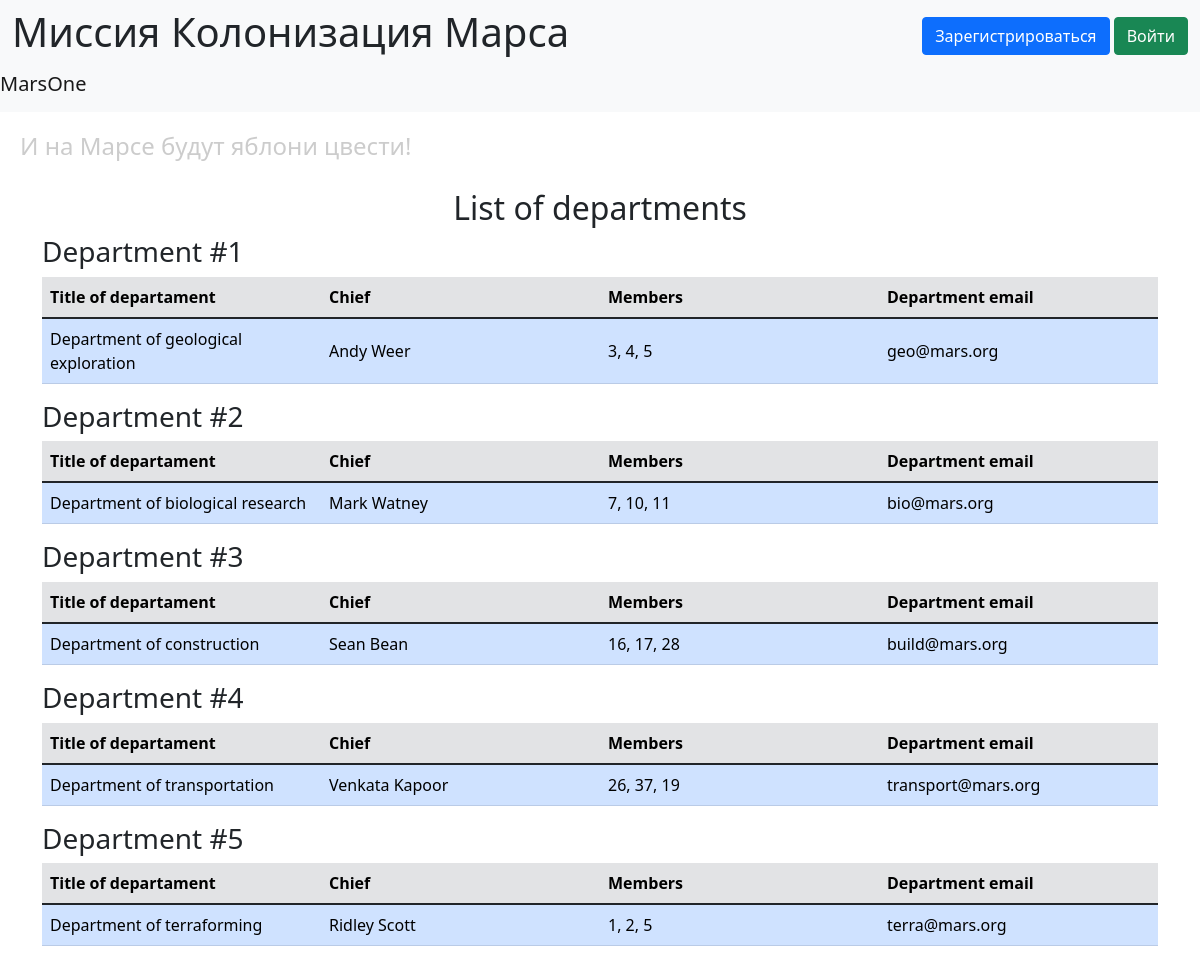
The page /departments on the database its author committed.
### data/departments.py (models this page shows, shortened)
class Department(SqlAlchemyBase):  # SqlAlchemyBase Доступно в задании
    __tablename__ = 'departments'
    id = sa.Column(sa.Integer, primary_key=True, autoincrement=True)
    title = sa.Column(sa.String)
    chief_id = sa.Column(sa.Integer, sa.ForeignKey('users.id'))
    chief = orm.relationship("User")
    members = sa.Column(sa.String)
    email = sa.Column(sa.String)

### data/users.py (models this page shows, shortened)
class User(SqlAlchemyBase, UserMixin, SerializerMixin):
    __tablename__ = 'users'
    id = sa.Column(sa.Integer, primary_key=True, autoincrement=True)
    surname = sa.Column(sa.String)
    name = sa.Column(sa.String)
    age = sa.Column(sa.Integer)
    position = sa.Column(sa.String)
    speciality = sa.Column(sa.String)
    address = sa.Column(sa.String)
    city_from = sa.Column(sa.String)
    email = sa.Column(sa.String, unique=True)
    hashed_password = sa.Column(sa.String)
    modified_date = sa.Column(sa.DateTime, default=datetime.now)

### main.py (the view)
@app.route("/departments")
def departments_log():
    db_sess = db_session.create_session()
    departments = db_sess.query(Department).all()
    return render_template("departments_log.html", departments=departments)

### data/db_session.py (called while the page is built)
def create_session() -> Session:
    global __factory
    return __factory()

### templates/departments_log.html (shortened to what this page needs)
{% extends 'base.html' %}
{% block content %}
<h2 align="center">List of departments</h2>
{% for department in departments %}
    <div class="mb-3 job">
    <h3>Department #{{ department.id }}</h3>
    <table class="table works mb-1" style="table-layout: fixed;">
        <thead class="table-secondary">
            <tr>
                {% for header in ["Title of departament", "Chief", "Members", "Department email"] %}
                    <th scope="col" class="col-md-auto">{{ header }}</th>
                {% endfor %}
            </tr>
        </thead>
        <tbody>
            <tr class="align-middle">
                <td class="table-primary">{{ department.title }}</td>
                <td class="table-primary">{{ department.chief.name }} {{ department.chief.surname }}</td>
                <td class="table-primary">{{ department.members }}</td>
                <td class="table-primary">{{ department.email }}</td>
            </tr>
        </tbody>
    </table>
    </div>
{% endfor %}
{% endblock %}

### templates/base.html (shortened to what this page needs)
<!doctype html>
<html lang="en">
    <head>
        <link href="https://cdn.jsdelivr.net/npm/bootstrap@5.1.3/dist/css/bootstrap.min.css"
              rel="stylesheet"
>
        <link rel="stylesheet" href="{{ url_for('static', filename='css/style.css') }}">
    </head>
    <body>
        <header>
    <nav class="navbar navbar-light bg-light">
        <div class="container-fluid">
            <h1>Миссия Колонизация Марса</h1>
                    {% if current_user.is_authenticated %}
                <a class="navbar-brand" href="/logout">{{ current_user.name }}</a>
                    {% else %}
                        <div>
                            <a class="nav-item btn btn-primary " href="/register">Зарегистрироваться</a>
                            <a class="nav-item btn btn-success" href="/login">Войти</a>
                        </div>
                    {% endif %}
                </div>
                <a class="navbar-brand" href="#">MarsOne</a>
            </nav>
            <h4>И на Марсе будут яблони цвести!</h4>
        </header>
        <main role="main" class="container">
            {% block content %}{% endblock %}
        </main>
    </body>
</html>

### static/css/style.css (style rules this page uses)
h4 { color: #cccccc; padding: 20px; }

### rows shown on the page
Department: id "1", header "Title of departament" "Chief" "Members" "Department email", title "Department of geological exploration", chief.name "Andy", chief.surname "Weer", members "3, 4, 5", email "geo@mars.org"
Department: id "2", header "Title of departament" "Chief" "Members" "Department email", title "Department of biological research", chief.name "Mark", chief.surname "Watney", members "7, 10, 11", email "bio@mars.org"
Department: id "3", header "Title of departament" "Chief" "Members" "Department email", title "Department of construction", chief.name "Sean", chief.surname "Bean", members "16, 17, 28", email "build@mars.org"
Department: id "4", header "Title of departament" "Chief" "Members" "Department email", title "Department of transportation", chief.name "Venkata", chief.surname "Kapoor", members "26, 37, 19", email "transport@mars.org"
Department: id "5", header "Title of departament" "Chief" "Members" "Department email", title "Department of terraforming", chief.name "Ridley", chief.surname "Scott", members "1, 2, 5", email "terra@mars.org"
